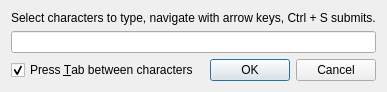
<?xml version="1.0" encoding="UTF-8"?>
<ui version="4.0">
 <class>PickcharsDialog</class>
 <widget class="QDialog" name="PickcharsDialog">
  <property name="geometry">
   <rect>
    <x>0</x>
    <y>0</y>
    <width>418</width>
    <height>188</height>
   </rect>
  </property>
  <property name="windowTitle">
   <string>奈娜子密码本 - Pick Characters</string>
  </property>
  <layout class="QVBoxLayout" name="verticalLayout">
   <property name="sizeConstraint">
    <enum>QLayout::SetFixedSize</enum>
   </property>
   <item>
    <widget class="QLabel" name="label">
     <property name="sizePolicy">
      <sizepolicy hsizetype="Preferred" vsizetype="Fixed">
       <horstretch>0</horstretch>
       <verstretch>0</verstretch>
      </sizepolicy>
     </property>
     <property name="text">
      <string>Select characters to type, navigate with arrow keys, Ctrl + S submits.</string>
     </property>
    </widget>
   </item>
   <item>
    <layout class="QGridLayout" name="charsGrid"/>
   </item>
   <item>
    <widget class="PasswordWidget" name="selectedChars">
     <property name="sizePolicy">
      <sizepolicy hsizetype="MinimumExpanding" vsizetype="Fixed">
       <horstretch>0</horstretch>
       <verstretch>0</verstretch>
      </sizepolicy>
     </property>
     <property name="minimumSize">
      <size>
       <width>150</width>
       <height>0</height>
      </size>
     </property>
    </widget>
   </item>
   <item>
    <layout class="QHBoxLayout" name="horizontalLayout">
     <item>
      <widget class="QCheckBox" name="pressTab">
       <property name="text">
        <string>Press &amp;Tab between characters</string>
       </property>
       <property name="checked">
        <bool>true</bool>
       </property>
      </widget>
     </item>
     <item>
      <widget class="QDialogButtonBox" name="buttonBox">
       <property name="standardButtons">
        <set>QDialogButtonBox::Cancel|QDialogButtonBox::Ok</set>
       </property>
      </widget>
     </item>
    </layout>
   </item>
  </layout>
 </widget>
 <customwidgets>
  <customwidget>
   <class>PasswordWidget</class>
   <extends>QLineEdit</extends>
   <header>gui/PasswordWidget.h</header>
   <container>1</container>
  </customwidget>
 </customwidgets>
 <tabstops>
  <tabstop>selectedChars</tabstop>
 </tabstops>
 <resources/>
 <connections/>
</ui>
